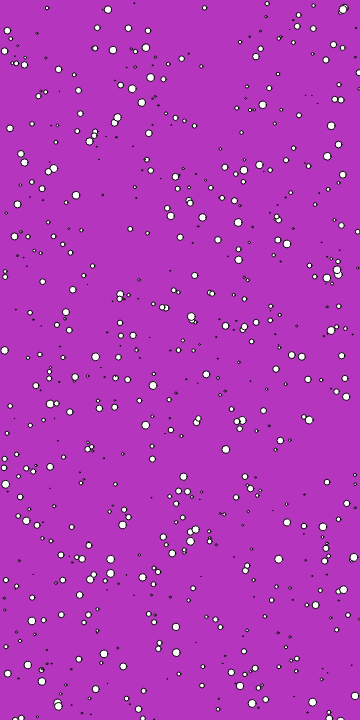
Frame 1 (no input)
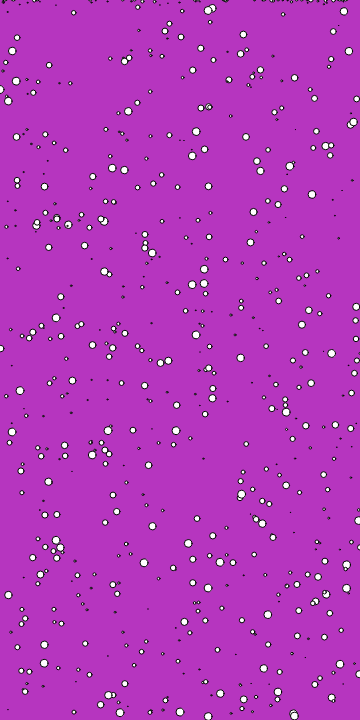
Frame 60 (no input)
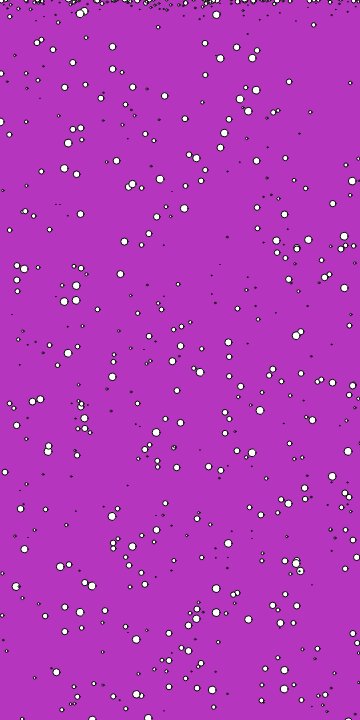
Frame 120 (the mouse pressed at the canvas centre since frame 60)

The p5.js sketch that drew these frames (run headless with seeded random() and noise() and a simulated clock; from frame 60 on, the mouse is pressed at the canvas centre):

// p5.js sketch
// ── sketch.js
// not with box2d
let particles = [];
let max_particles = 1000;
let num_particles = 1;
let X_max = 360;
let Y_max = 720; //640;
let R_max = 4;
let bkgColor;

class Particle {
  constructor() {
    this.startPosition = createVector(0, 0);
    this.position = createVector(0, 0);
    this.radius = 0;
    this.velocity = createVector(4,0);
  };

  setup(position) {
    this.startPosition = position;
    this.position = position;
  };


  update() {

    if (this.position.y > Y_max + this.radius) {
      this.velocity.y = 1;
      this.position.y = 0 - this.radius;
    }

    if (this.position.x > X_max + this.radius) {
      this.position.x = 0 - this.radius
    }

    this.velocity.y = sqrt(max(1, this.position.y));
    this.position.add(this.velocity);

  };

  render() {
    ellipse(
      this.position.x,
      this.position.y,
      this.radius * 2.0);
  };
}


function randomColor() {
  let color = {
    red:   random(255),
    green: random(255),
    blue:  random(255),
  };
  return color;
}

function setup() {
  createCanvas(X_max, Y_max);
  bkgColor = randomColor();
  num_particles = random(500, max_particles);
  for (let i = 0; i < num_particles; i++) {
    particles[i] = new Particle();
    particles[i].setup(createVector(random(X_max), random(Y_max)));
    particles[i].radius = random(R_max);
  }

}

function draw() {

  background(bkgColor.red, bkgColor.green, bkgColor.blue);

  for (let i = 0; i < particles.length; i++) {
    particles[i].update();
    particles[i].render();
  }


}
